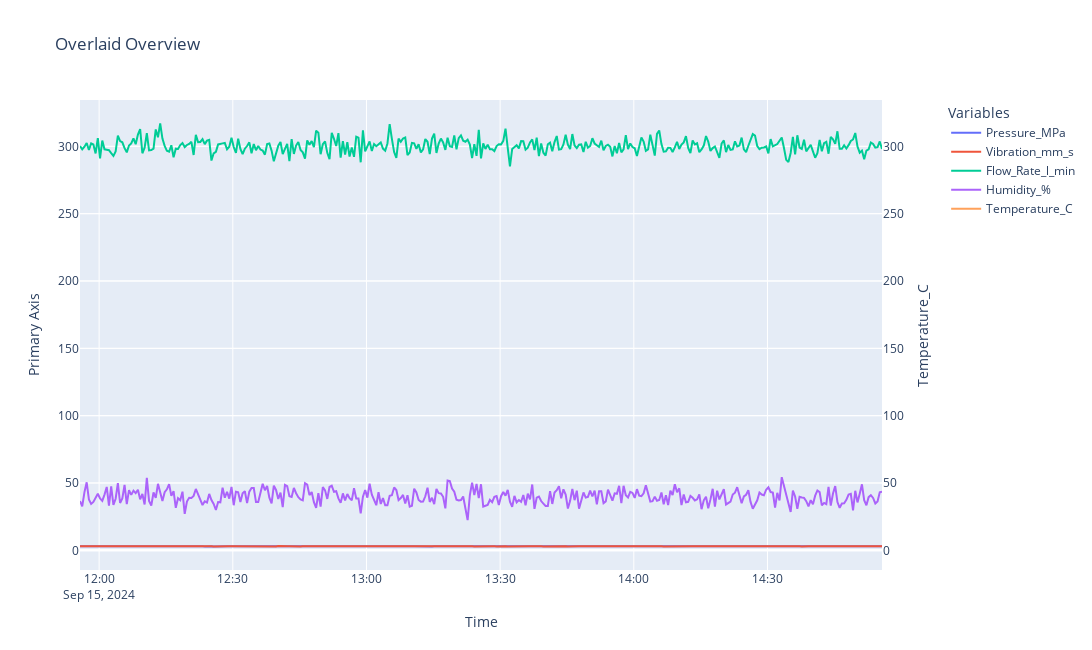

This figure's notebook cell:
### Code cell
# Plot the data to see the effect of the anomaly
fig_anomaly_stuck = overlaid_plots_with_plotly(df_with_sensor_issue_dropout,
                                               variable_of_interest='Temperature_C',
                                               save_plot=False)
fig_anomaly_stuck.show()

### Figure 1 — Plotly figure (JSON) as saved in the notebook; plotly's stock layout.template omitted (floating-point values rounded to 4 significant figures; data arrays with more than 128 entries replaced by an {"elided": "..."} marker saying what was removed)
{"data": [{"mode": "lines", "name": "Pressure_MPa", "type": "scatter", "x": {"elided": "361 str values"}, "y": {"elided": "361 float values"}, "yaxis": "y"}, {"mode": "lines", "name": "Vibration_mm_s", "type": "scatter", "x": {"elided": "361 str values"}, "y": {"elided": "361 float values"}, "yaxis": "y"}, {"mode": "lines", "name": "Flow_Rate_l_min", "type": "scatter", "x": {"elided": "361 str values"}, "y": {"elided": "361 float values"}, "yaxis": "y"}, {"mode": "lines", "name": "Humidity_%", "type": "scatter", "x": {"elided": "361 str values"}, "y": {"elided": "361 float values"}, "yaxis": "y"}, {"mode": "lines", "name": "Temperature_C", "type": "scatter", "x": {"elided": "361 str values"}, "y": {"elided": "361 null values"}, "yaxis": "y2"}], "layout": {"height": 650, "hovermode": "x unified", "legend": {"title": {"text": "Variables"}, "x": 1.08, "xanchor": "left", "y": 1, "yanchor": "top"}, "title": {"text": "Overlaid Overview"}, "width": 1300, "xaxis": {"title": {"text": "Time"}}, "yaxis": {"title": {"text": "Primary Axis"}}, "yaxis2": {"matches": "y", "overlaying": "y", "side": "right", "title": {"text": "Temperature_C"}}}}
